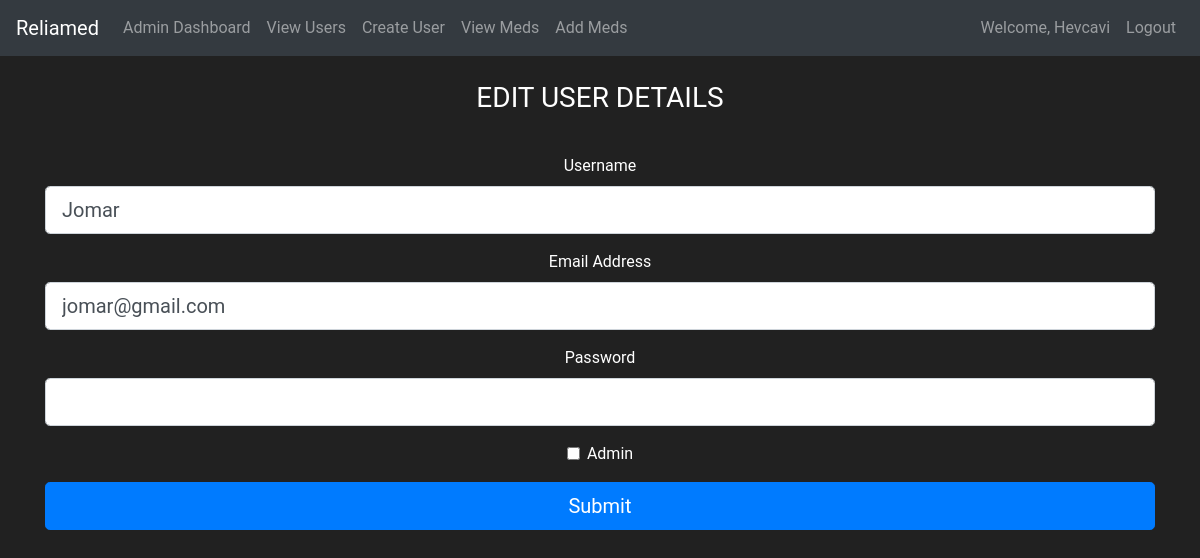
The app's page /edit_user/edit/3 (signed in), older data.
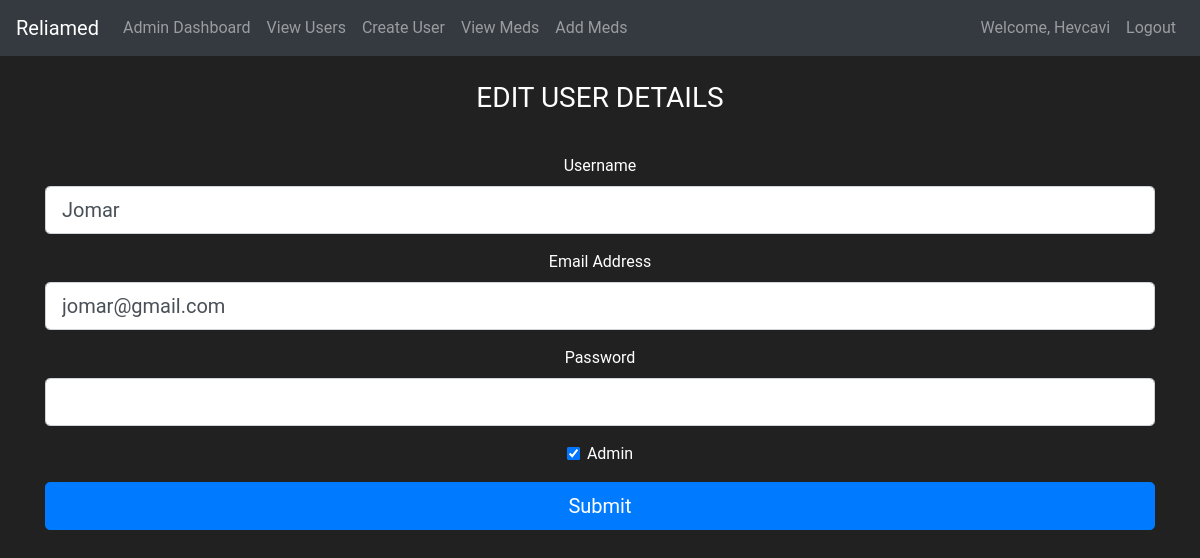
The same page, newer data.
### reliamed/models.py (models this page shows, shortened)
class User(db.Model, UserMixin):
    id = db.Column(db.Integer, primary_key=True)
    username = db.Column(db.String(length=30), nullable=False, unique=True)
    email_address = db.Column(db.String(length=50), nullable=False, unique=True)
    password_hash = db.Column(db.String(length=60), nullable=False)
    budget = db.Column(db.Integer, nullable=False, default=1000)
    is_admin = db.Column(db.Boolean, default=False) # added column in User table | Used for checking if user is admin or not
    products = db.relationship('Pharmaceuticals', backref='owned_user', lazy=True)  # Ensure this line is added
    profile_pic = db.Column(db.String(), nullable=True)
    @property
    def password(self):
        raise AttributeError('password is not a readable attribute.')

### reliamed/routes.py (the view, shortened to what this page needs)
@app.route('/edit_user/edit/<int:user_id>', methods=['GET', 'POST'])
@login_required
@admin_required
def edit_user(user_id):
    user = User.query.get_or_404(user_id)
    form = AdminUserForm(original_username=user.username, original_email=user.email_address, obj=user)
    return render_template('admin/edit_user.html', form=form, user=user)

### reliamed/forms.py (shortened to what this page needs)
class AdminUserForm(FlaskForm):
    username = StringField('Username', validators=[DataRequired(), Length(min=2, max=30)])
    email_address = StringField('Email Address', validators=[DataRequired(), Email()])
    password = PasswordField('Password', validators=[Optional(), Length(min=6)])
    is_admin = BooleanField('Admin')
    submit = SubmitField('Submit')
    def __init__(self, original_username=None, original_email=None, *args, **kwargs):
        super(AdminUserForm, self).__init__(*args, **kwargs)
        self.original_username = original_username
        self.original_email = original_email

### reliamed/models.py (called while the page is built)
@login_manager.user_loader
def load_user(user_id):
    return User.query.get(int(user_id))

### reliamed/routes.py (called while the page is built)
@app.after_request
def add_cache_control_headers(response):
    response.headers['Cache-Control'] = 'no-store, no-cache, must-revalidate, post-check=0, pre-check=0, max-age=0'
    response.headers['Pragma'] = 'no-cache'
    response.headers['Expires'] = '-1'
    return response

### reliamed/templates/admin/edit_user.html (shortened to what this page needs)
{% extends 'base.html' %}
{% block content %}
<body class="text-center">
    <div class="container">
        <form method="POST" class="form-register" style="color:white">
            <h1 class="h3 mb-3 font-weight-normal">
                EDIT USER DETAILS
            </h1>
            <br>
        <div class="form-group">
            {{ form.username.label(class="form-control-label") }}
            {{ form.username(class="form-control form-control-lg") }}
        </div>
        <div class="form-group">
            {{ form.email_address.label(class="form-control-label") }}
            {{ form.email_address(class="form-control form-control-lg") }}
        </div>
        <div class="form-group">
            {{ form.password.label(class="form-control-label") }}
            {{ form.password(class="form-control form-control-lg") }}
        </div>
        <div class="form-group form-check">
            {{ form.is_admin(class="form-check-input") }}
            {{ form.is_admin.label(class="form-check-label") }}
        </div>
        <div class="form-group">
            {{ form.submit(class="btn btn-primary btn-block btn-lg") }}
        </div>
        </form>
    </div>
</body>
{% endblock %}

Row changes from the older to the newer data that the page shows:
changed User "Jomar": is_admin "☐" → "☑"
